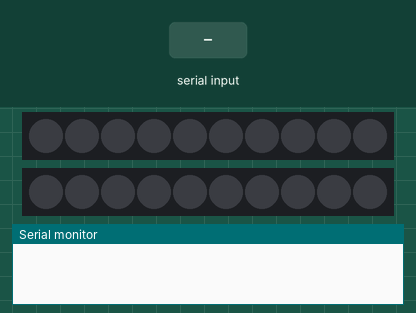
Bench run of a sketch on a simulated Arduino Uno, built with avr-gcc and run on an emulated ATmega328P. Shown: 2 × 10 RGB LEDs in strip order, left to right, the last lines printed to the serial monitor. The inputs (shaded band) are chosen by the test bench. Dim RGB values are drawn brighter than linear.

Above: at 1.2 s.
1.3 s: "boot" received over Serial
At 3.45 s:
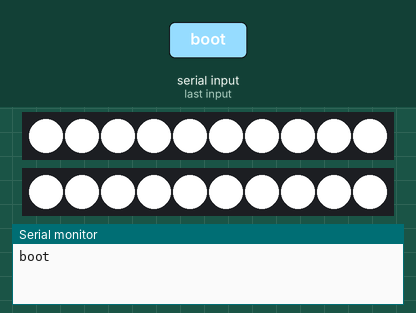
4.3 s: "load,45\n" received over Serial
At 5.7 s:
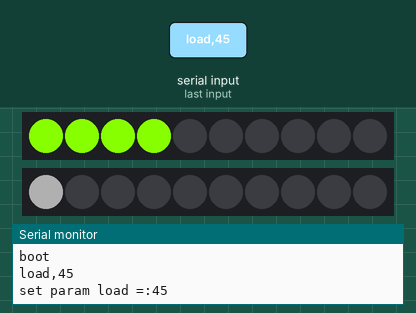
6.9 s: "boot,45\n" received over Serial
At 8.05 s:
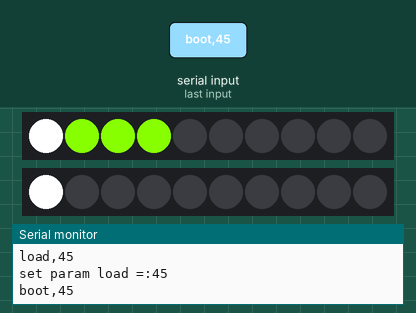
9.9 s: "load" received over Serial
At 12.4 s:
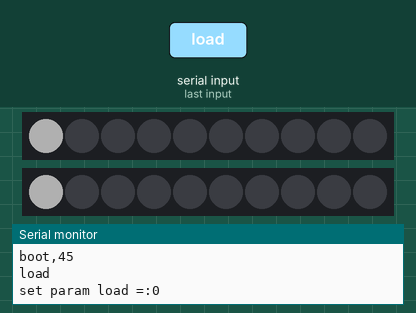
Timing chart, 0 to 13.9 s (numbered marks = the images above; inputs shaded):
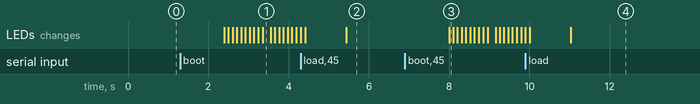

The sketch:

firmware.ino
```cpp
/*
 * config using uart
 * example cpu load
 * load 065 1
 * where load is a mode
 * 065 is value from 0 and 100
 * 1 -fan rgb
 * 0 - is tower rgb
 * Custom :
 * set 000 040 000 008 0
 * where 000 - is red color from 0 -255
 * where 040 is green color from 0 -255
 * 008 is led address from 000-009
 * 1 -fan rgb
 * 0 - is tower rgb
 *
 */


#include <FastLED.h>
#define NUM_LEDS 10
#define FAN_PIN 8
#define TOWER_PIN 5


CRGB fan_led[NUM_LEDS];
CRGB tower_led[NUM_LEDS];


unsigned long timer_1;
unsigned long timer_2;


bool proper_delay(int delay_ms) {
  Serial.println(timer_2 - timer_1 );
  timer_2 = millis();
  return false;
  if (timer_2 - timer_1 >= delay_ms) {
    return true;
    timer_1 = millis();
    timer_2 = millis();
  }
}


void boot_animation(int r, int g , int b , int delay_ms) {
  // Turn the LED on, then pause
  for (int z = 0;  z < 10; z++) {
    fan_led[z] = CRGB (r, g, b);
    tower_led[z] =  CRGB (r, g, b);
    delay(delay_ms + z);

    FastLED.show();
  }
  delay(100);


  // Turn the LED on, then pause
  for (int z = 1;  z < 10; z++) {
    fan_led[z] = CRGB::Black;
    tower_led[z] = CRGB::Black;
    delay(delay_ms + z);

    FastLED.show();
  }


  fan_led[0] = CRGB(r - 200, g - 200, b - 200);
  tower_led[0] = CRGB(r - 200, g - 200, b - 200);


}


void display_null() {
  for (int z = 1;  z < 10; z++) {
    fan_led[z] = CRGB::Black;
    FastLED.show();
  }

}
void setup() {
  FastLED.addLeds<NEOPIXEL, FAN_PIN>(fan_led, NUM_LEDS);  // GRB ordering is assumed
  FastLED.addLeds<NEOPIXEL, TOWER_PIN>(tower_led, NUM_LEDS);  // GRB ordering is assumed
  Serial.setTimeout(1000);
  //boot_animation(255, 255, 50, 100);
  Serial.begin(115200);

}

void solid(bool is_fan_led, int r, int g, int b, int leds) {
  if (is_fan_led)  {
    for (int i = 0; i < leds; i++) {
      fan_led[i] = CRGB(r, g, b);
    }
  }
  else {
    for (int i = 0; i < leds; i++) {
      tower_led[i] = CRGB(r, g, b);
    }
  }
  FastLED.show();

}

void pc_controlled(bool is_fan_led, int pc_value) {
  //low = green 0-25
  //mid yellow 25-50
  //high red 50-75
  if (pc_value < 25 ) {
    solid(is_fan_led, pc_value, 255, 0, (int) pc_value / 10);
  }

  if (pc_value > 25 ) {
    solid(is_fan_led, pc_value * 3, 255, 0, (int) pc_value / 10);
  }
  if (pc_value > 60 ) {
    solid(is_fan_led, 255, 255 - pc_value * 2.5, 0, (int) pc_value / 10);
  }

}


void hadle() {
  String input = Serial.readString(); //Read the input

  Serial.println(input); //Repeat the input back
  bool x = true;
  if (input.startsWith("boot")) {
   boot_animation(255, 255, 255, 100);
  }


  if (input.startsWith("load")) {
    int cpu_load = input.substring(5, 8).toInt();
    int mode = input.substring(10, 11).toInt();
    Serial.print("set param load =:");
    Serial.println(cpu_load);
    if(mode==0) {
      display_null();
      pc_controlled(true,cpu_load);
    }
    if(mode==1) {
      display_null();
      pc_controlled(false,cpu_load);
    }


  }
  if (input.startsWith("set")) {
    int r = input.substring(4, 7).toInt();
    int g = input.substring(8, 11).toInt();
    int b = input.substring(12, 15).toInt();
    int led = input.substring(16, 19).toInt();
    int mode = input.substring(20, 21).toInt();
    if (mode == 0) {
      solid(true, r, g, b, led);
    }
    else {
      solid(false, r, g, b, led);
    }


  }

}

void loop() {

  if (Serial.available() > 0) {
    hadle();
  }


}
```

Measured:
- after the input at 1.3 s, the LEDs: first change after 1.1 s (image 1 shows a later state)
- after the input at 4.3 s, the LEDs: first differ from a run without the input after 1.1 s (image 2)
- after the input at 6.9 s, the LEDs: change after 1.1 s (image 3)
